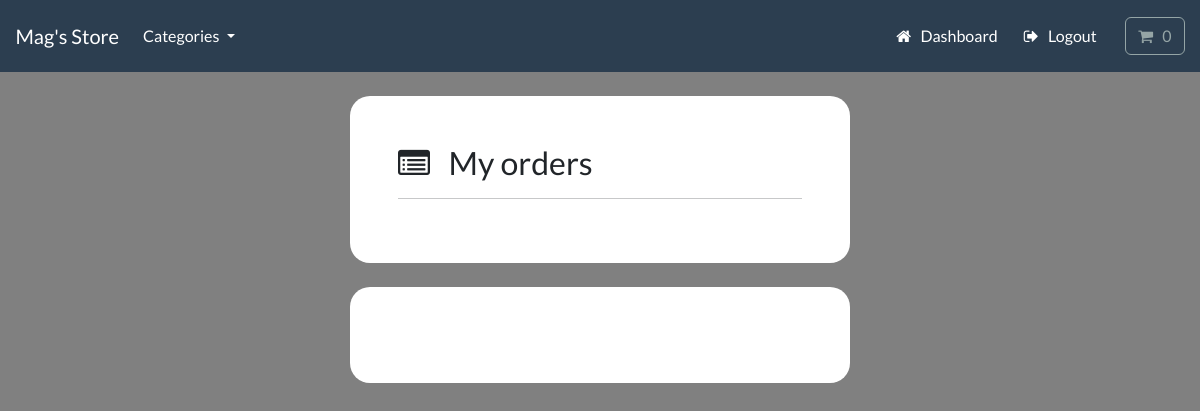
Before: /account/track-orders (signed in) with the older database file.
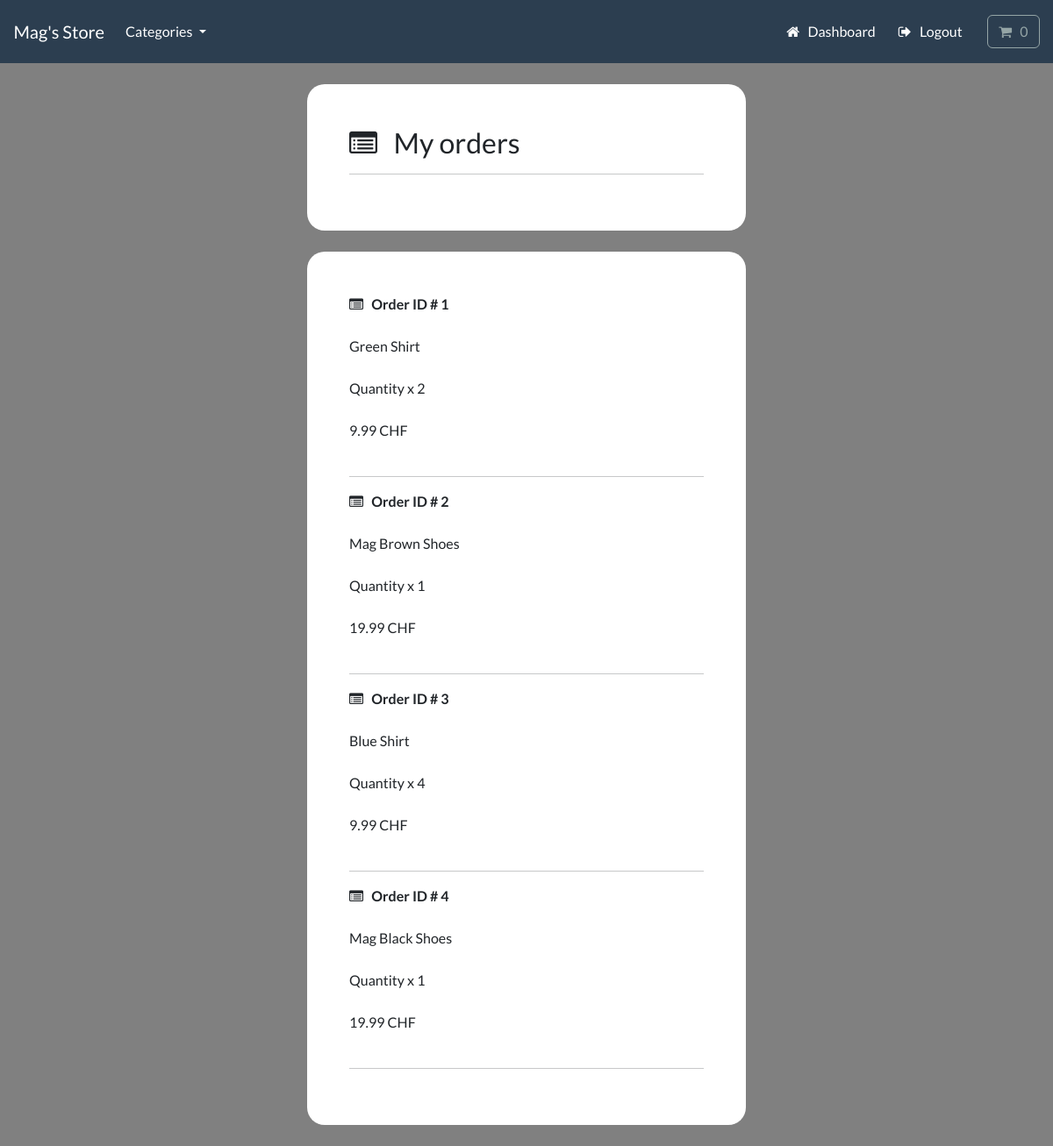
After: the same page with the newer database file.
### payment/models.py (models this page shows, shortened)
class OrderItem(models.Model):
    order = models.ForeignKey(Order, on_delete=models.CASCADE, null=True)
    product = models.ForeignKey(Product, on_delete=models.CASCADE, null=True)
    quantity = models.PositiveBigIntegerField(default=1)
    price = models.DecimalField(max_digits=8, decimal_places=2)
    user = models.ForeignKey(User, on_delete=models.CASCADE, null=True, blank=True)

### store/models.py (models this page shows, shortened)
class Product(models.Model):
    category = models.ForeignKey(Category, related_name='product', on_delete=models.CASCADE, null=True)
    title = models.CharField(max_length=250)
    brand = models.CharField(max_length=250, default='un-branded')
    description = models.TextField(blank=True)
    slug = models.SlugField(max_length=250)
    price = models.DecimalField(max_digits=4, decimal_places=2)
    image = models.ImageField(upload_to='images/')
    class Meta:
        verbose_name_plural = 'products'
    def __str__(self):
        return self.title

### account/views.py (the view)
# urls.py: path('track-orders', views.track_orders, name='track-orders'),
@login_required(login_url='my-login')
def track_orders(request):
    try:
        orders = OrderItem.objects.filter(user=request.user)
        context = {'orders': orders}
        return render(request, 'account/track-orders.html', context=context)
    except:
        return render(request, 'account/track-orders.html', context=context)

### cart/cart.py (called while the page is built)
    def __len__(self):
        return sum(item['qty'] for item in self.cart.values())

### cart/context_processors.py (called while the page is built)
def cart(request):
    return {'cart': Cart(request)}

### store/models.py (called while the page is built)
    def get_absolute_url(self):
        return reverse('list-category', args=[self.slug])

### store/views.py (called while the page is built)
def categories(request):
    all_categories = Category.objects.all()
    return {'all_categories': all_categories}

### account/templates/account/track-orders.html (shortened to what this page needs)
{% include "store/base.html" %}
{% load static %}
{% load crispy_forms_tags %}
{% block content %}
<body>
    <br>
    <div class="container bg-white shadow-md p-5 form-layout">
        <h3> <i class="fa fa-list-alt" aria-hidden="true"></i> &nbsp; My orders </h3>
        <hr>
    </div>
    <br>
    <div class="container bg-white shadow-md p-5 form-layout">
        {% for order in orders %}
        <strong> <i class="fa fa-list-alt" aria-hidden="true"></i> &nbsp; Order ID # {{ order.id }} </strong>
        <br> <br>
        {{ order.product }}
        <br> <br>
        Quantity x {{ order.quantity }}
        <br> <br>
        {{ order.price }} CHF
        <br> <br>
        <hr>
        {% endfor %}
    </div>
    <br>
</body>
{% endblock %}

Changed rows visible on the page:
added OrderItem: id "1", product "Green Shirt", quantity "2", price "9.99"
added OrderItem: id "2", product "Mag Brown Shoes", quantity "1", price "19.99"
added OrderItem: id "3", product "Blue Shirt", quantity "4", price "9.99"
added OrderItem: id "4", product "Mag Black Shoes", quantity "1", price "19.99"
